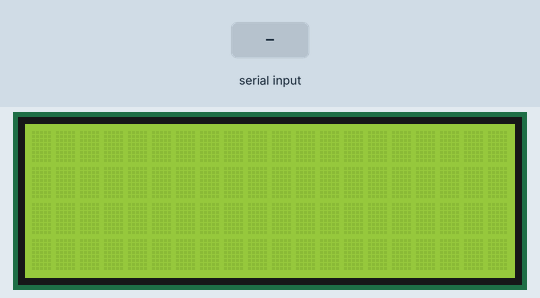
The sketch below on a simulated Arduino Uno, built with avr-gcc and run on an emulated ATmega328P. Shown: 20×4 character LCD. The test bench sets the inputs (shaded band). What the sketch prints to the serial monitor is not drawn.

Above: at 1.2 s.
1.3 s: "Print\n" received over Serial
At 1.9 s:
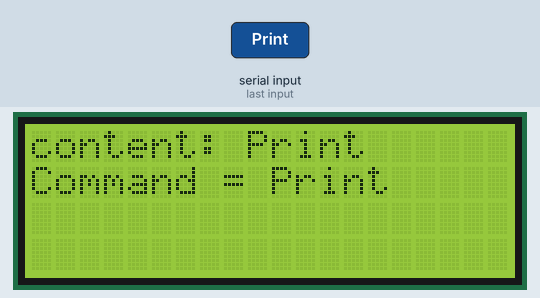
2.8 s: ":\n" received over Serial
At 4.0 s:
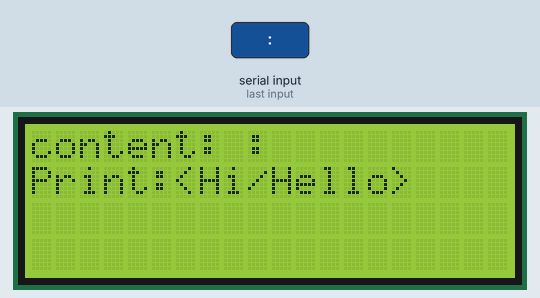
4.3 s: "Hi\n" received over Serial
At 5.3 s:
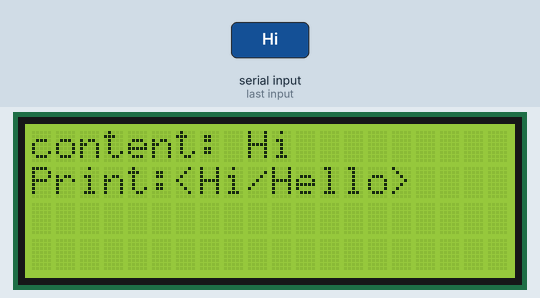
5.8 s: "Hello\n" received over Serial
At 6.6 s:
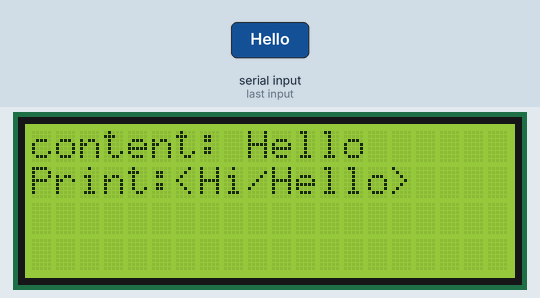
Timing chart, 0 to 8.3 s (numbered marks = the images above; inputs shaded):
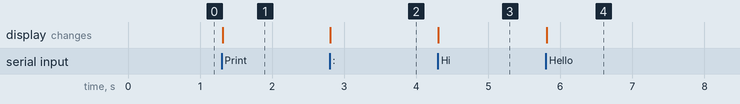

The sketch:

exercise3.ino
```cpp
#include <LiquidCrystal.h>

const int rs = 37, en = 36, d4 = 35, d5 = 34, d6 = 33, d7 = 32;
LiquidCrystal lcd(rs, en, d4, d5, d6, d7);

void setup(){
  Serial.begin(9600);
  Serial.println("Write something to the serial monitor.");
  lcd.begin(20,4);
}

void loop(){
  if (Serial.available() > 0){
    String message = Serial.readStringUntil('\n');
    lcd.clear();
    lcd.setCursor(0,0);
    lcd.print("content: ");
    lcd.print(message);
    int pos_s = message.indexOf("Print");

    if (pos_s > -1){
      lcd.setCursor(0,1);
      lcd.print("Command = Print ");
      pos_s = message.indexOf(":");

      if (pos_s > -1){
        String stat = message.substring(pos_s + 1);
        if (stat == "Hi") {
          lcd.setCursor(0,2);
          lcd.print("Hi!");
        }
        else if (stat == "Hello") {
          lcd.setCursor(0,2);
          lcd.print("Hello there!");
        }
      }
    }
    else{
      lcd.setCursor(0,1);
      lcd.print("Print:<Hi/Hello>");
    }
  }
}
```

Measured:
- after the input at 1.3 s, the display: changes at once (image 1)
- after the input at 2.8 s, the display: changes at once (image 2)
- after the input at 4.3 s, the display: changes at once (image 3)
- after the input at 5.8 s, the display: changes at once (image 4)
